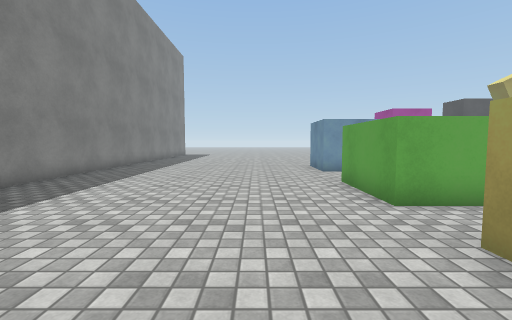
[1] (above)

24 first-person views from a walk through a scene from a Unity 3-D project. The camera is 1.2 m above the floor, tilts 4° down and sees 90° across. The floor is counted in squares, 1 m on a side. Each view is taken from the middle of a square. On the plan, view 1 faces up. The plan holds only what a view shows up to about 12 squares ahead; the rest is blank. The place goes on beyond the plan. The player is left out. Surface patterns are stand-ins for the level's own textures.

[2]
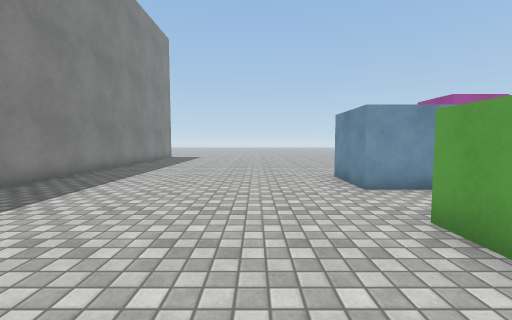

[3]
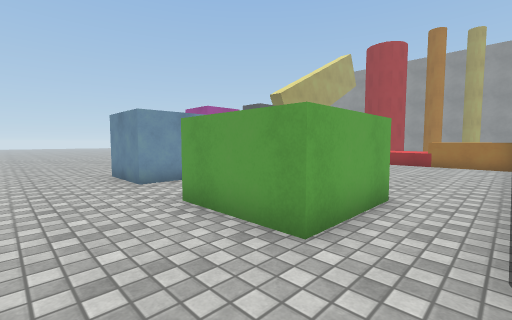

[4]
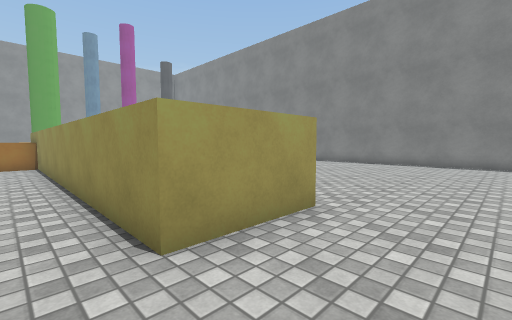

[5]
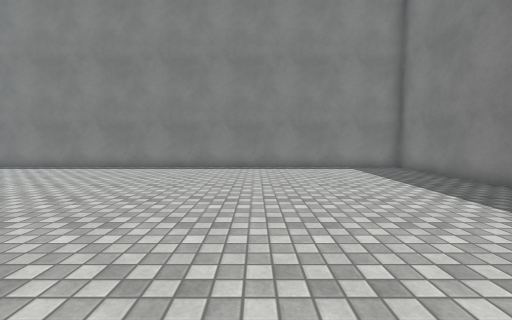

[6]
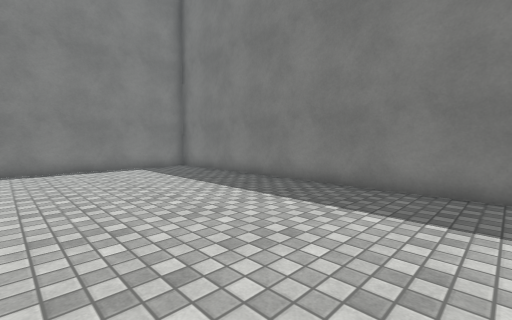

[7]
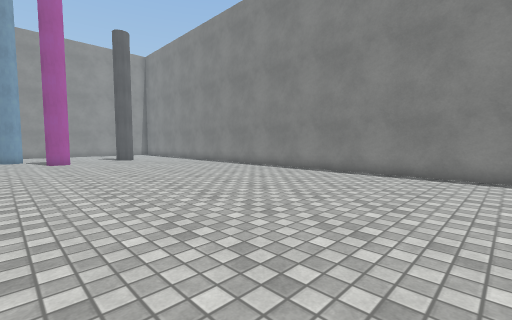

[8]
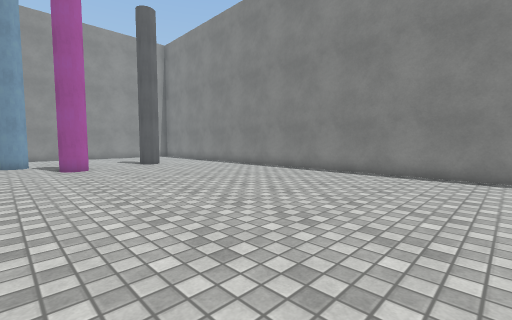

[9]
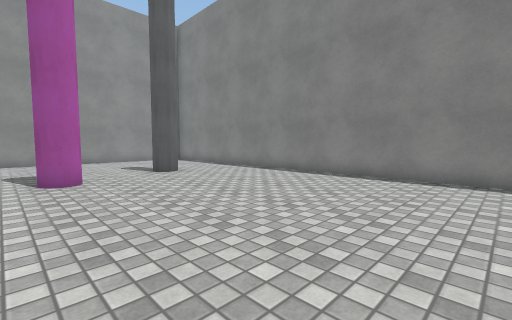

[10]
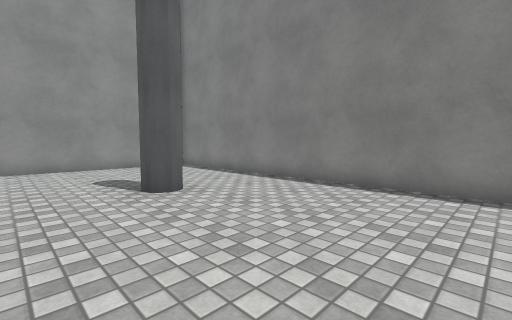

[11]
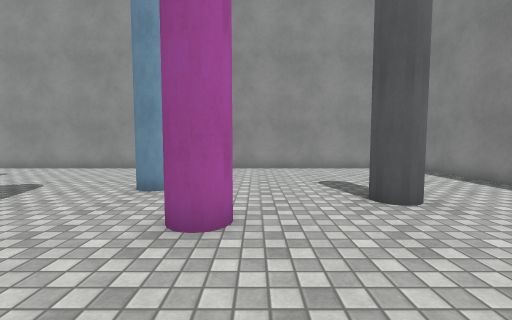

[12]
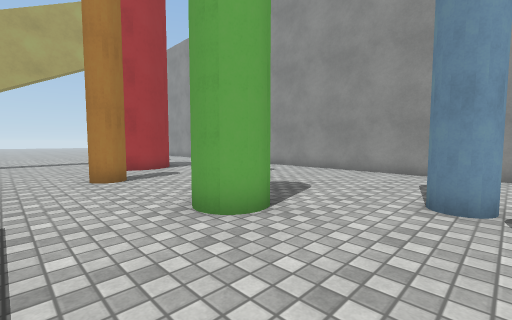

[13]
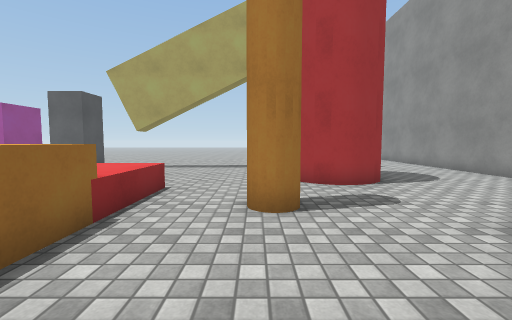

[14]
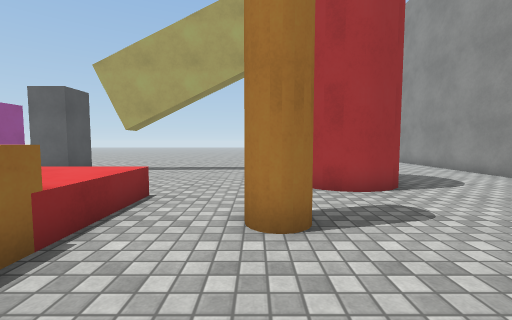

[15]
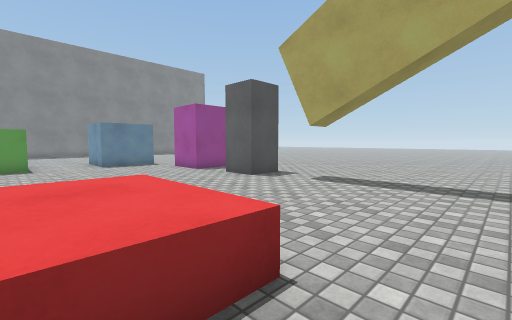

[16]
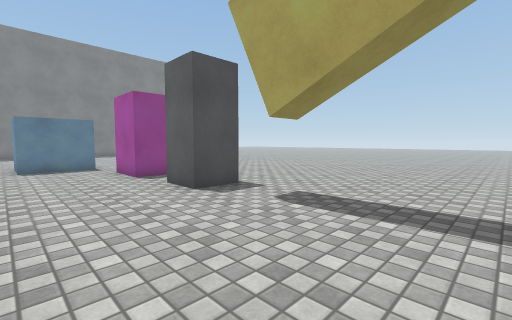

[17]
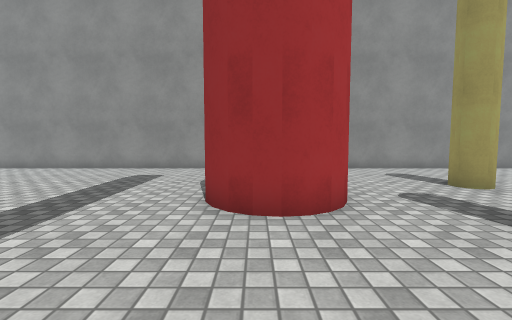

[18]
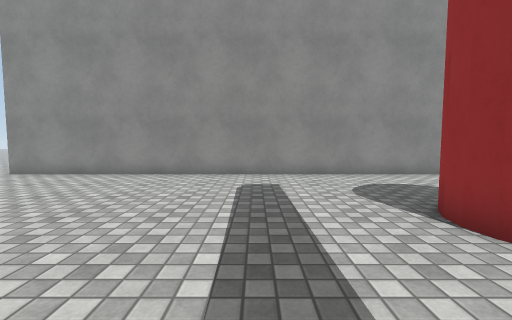

[19]
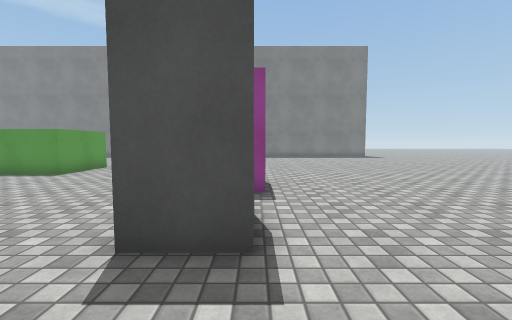

[20]
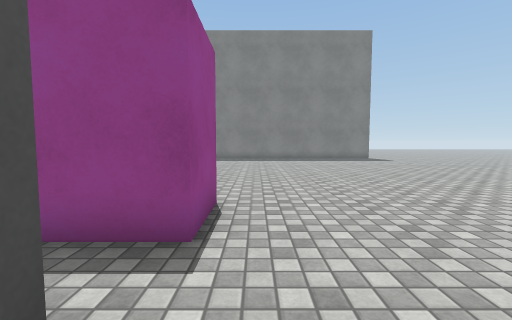

[21]
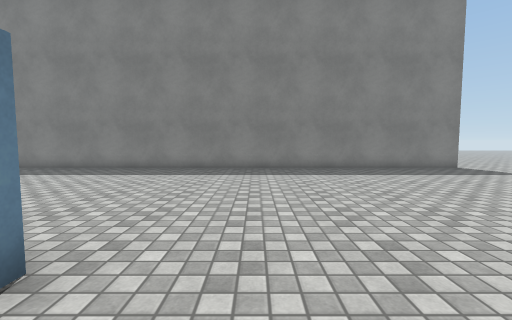

[22]
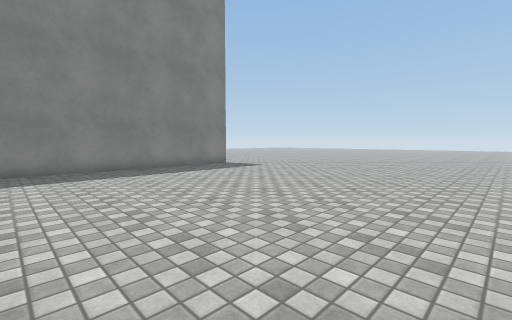

[23]
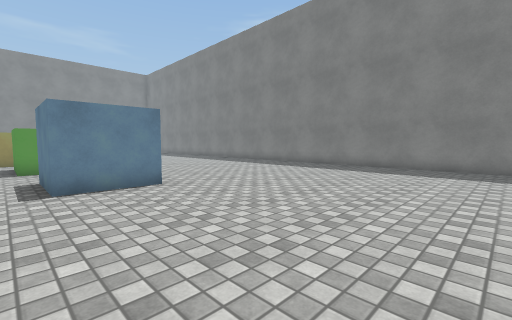

[24]
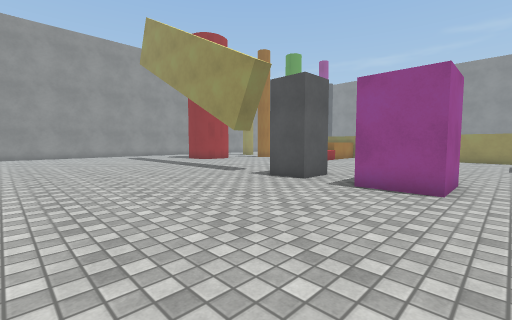

### Floor plan
Points are (right, up) in squares from view 1. A wall is a line through its corners. A room is listed if a view was taken in it or the views show most of it. See-through windows are left out.
Room 1 (views 1, 2, 3, 4, 5, 6, 7, 8, 9, 10, 11, 12, 13, 14, 15, 16, 17, 18, 19, 20, 21, 22, 23, 24)
walls: (14.6, 2.8) (14.6, 5.5); (17.6, 8.8) (17.6, 4.2); (2.9, 7.8) (5.6, 7.8) (5.6, 4.7) (2.6, 4.7) (2.6, 7.8); (2.6, -0.2) (2.6, 2.8) (14.9, 2.8); (21, 10.3) (21.2, 11.3); (22.3, 9) (21.7, 9.4) (21.3, 9.7) (21.1, 10.1) (21, 10.8) (21.3, 11.5) (21.7, 11.8) (22.3, 12.1) (23, 12) (23.4, 11.8); (22.8, 9) (22.1, 9.2); (21.8, 12) (22.8, 12.1); (23.5, 9.4) (23, 9.2) (22.6, 9.1); (23.9, 9.6) (23.5, 9.3); (-6.7, 1.1) (-6.7, -11) (27.6, -11); (28.5, -9.2) (28.5, 22.5); (-6.7, 22.5) (-6.7, 4.1)
objects: other object (3, 11) to (5, 13); other object (7, 13) to (9, 15); other object (11, 14) to (12, 15)

Positions as (right, up) in squares from view 1, and headings:
1: (0, 0), facing up
2: (0, 4), facing up
3: (0, 3), facing up-right
4: (0, 4), facing down-right
5: (0, 1), facing down
6: (0, 1), facing down-left
7: (4, -1), facing down-right
8: (8, -1), facing down-right
9: (12, -2), facing down-right
10: (16, -4), facing down-right
11: (17, -4), facing right
12: (18, -2), facing up-right
13: (20, 2), facing up
14: (20, 3), facing up
15: (19, 7), facing up-left
16: (18, 10), facing up-left
17: (17, 11), facing right
18: (19, 15), facing right
19: (15, 15), facing left
20: (12, 16), facing left
21: (5, 15), facing left
22: (5, 15), facing up-left
23: (6, 20), facing down-left
24: (6, 22), facing down-right
